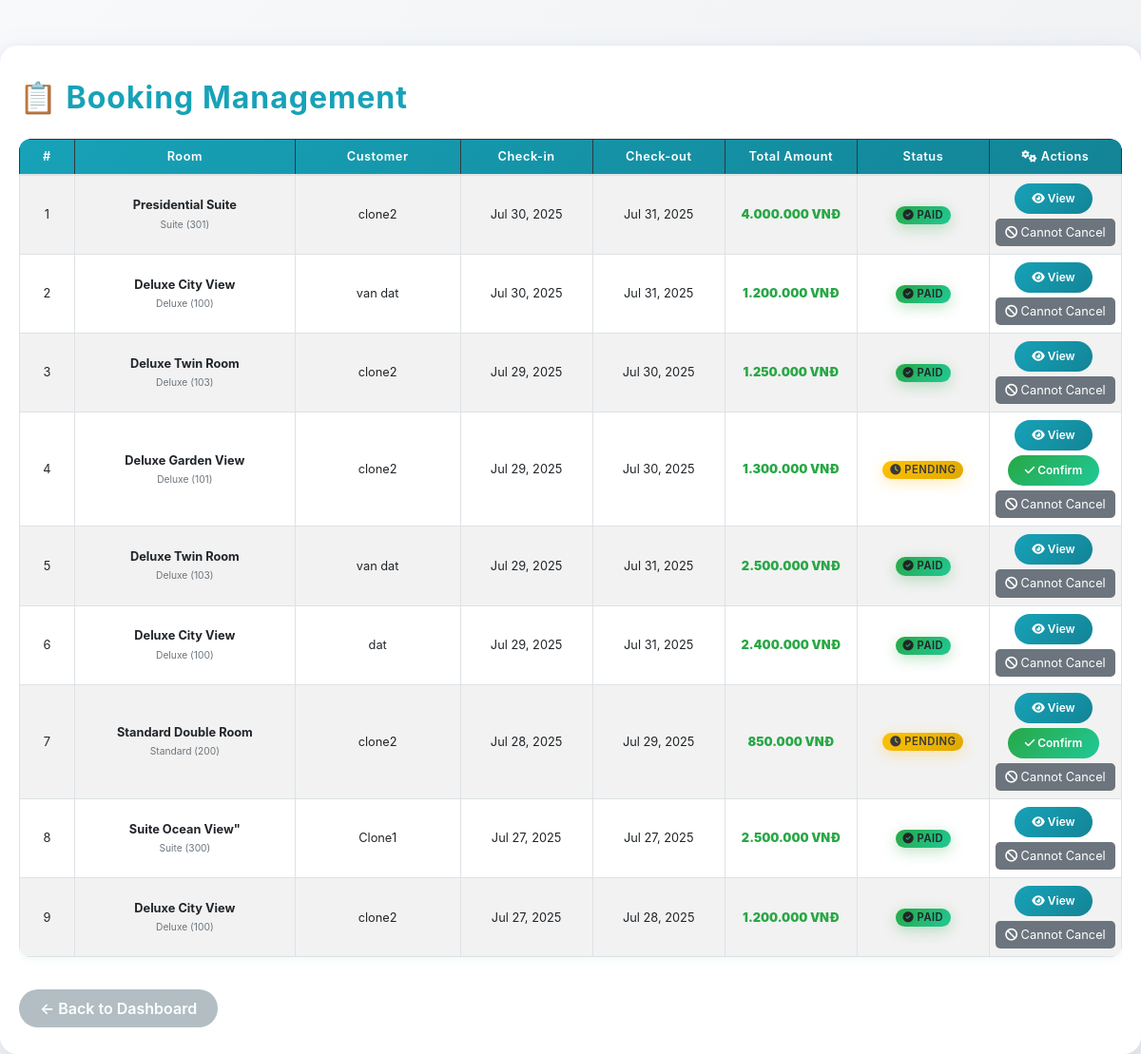
The app's page /admin/booking_manage.php with its own data.
### tables this page shows
CREATE TABLE `Reservation` (
  `ReservationID` int NOT NULL AUTO_INCREMENT,
  `ReservationDate` datetime NOT NULL DEFAULT CURRENT_TIMESTAMP,
  `CheckInDate` date NOT NULL,
  `CheckOutDate` date NOT NULL,
  `TotalAmount` decimal(10,2) NOT NULL,
  `AccountID` int NOT NULL,
  `RoomID` int NOT NULL,
  `PromotionID` int DEFAULT NULL,
  `ActualCheckOutDate` date DEFAULT NULL,
  PRIMARY KEY (`ReservationID`),
  KEY `RoomID` (`RoomID`),
  KEY `PromotionID` (`PromotionID`),
  KEY `idx_reservation_dates` (`CheckInDate`,`CheckOutDate`),
  KEY `idx_reservation_account` (`AccountID`),
  CONSTRAINT `Reservation_ibfk_1` FOREIGN KEY (`AccountID`) REFERENCES `Account` (`AccountID`) ON DELETE RESTRICT,
  CONSTRAINT `Reservation_ibfk_2` FOREIGN KEY (`RoomID`) REFERENCES `Room` (`RoomID`) ON DELETE RESTRICT,
  CONSTRAINT `Reservation_ibfk_3` FOREIGN KEY (`PromotionID`) REFERENCES `Promotion` (`PromotionID`) ON DELETE SET NULL
);

CREATE TABLE `Room` (
  `RoomID` int NOT NULL AUTO_INCREMENT,
  `RoomName` varchar(50) NOT NULL,
  `RoomNumber` varchar(10) NOT NULL,
  `PricePerNight` bigint unsigned DEFAULT NULL,
  `Status` enum('Available','Occupied','Maintenance','Reserved') DEFAULT 'Available',
  `RoomTypeID` int NOT NULL,
  `MaxGuests` int NOT NULL DEFAULT '2',
  `Description` text,
  PRIMARY KEY (`RoomID`),
  UNIQUE KEY `RoomNumber` (`RoomNumber`),
  KEY `idx_room_number` (`RoomNumber`),
  KEY `idx_room_status` (`Status`),
  KEY `idx_room_type` (`RoomTypeID`),
  CONSTRAINT `Room_ibfk_1` FOREIGN KEY (`RoomTypeID`) REFERENCES `RoomType` (`RoomTypeID`) ON DELETE RESTRICT
);

CREATE TABLE `RoomType` (
  `RoomTypeID` int NOT NULL AUTO_INCREMENT,
  `TypeName` varchar(50) NOT NULL,
  PRIMARY KEY (`RoomTypeID`),
  UNIQUE KEY `TypeName` (`TypeName`),
  KEY `idx_roomtype_name` (`TypeName`)
);

CREATE TABLE `Account` (
  `AccountID` int NOT NULL AUTO_INCREMENT,
  `Username` varchar(50) NOT NULL,
  `Password` varchar(255) NOT NULL,
  `Role` enum('Admin','Customer') DEFAULT NULL,
  `FullName` varchar(100) NOT NULL,
  `Gender` enum('Male','Female','Other') DEFAULT NULL,
  `Address` text,
  `Email` varchar(100) DEFAULT NULL,
  `PhoneNumber` varchar(20) DEFAULT NULL,
  PRIMARY KEY (`AccountID`),
  UNIQUE KEY `Username` (`Username`),
  UNIQUE KEY `Email` (`Email`),
  KEY `idx_account_username` (`Username`),
  KEY `idx_account_email` (`Email`)
);

### admin/booking_manage.php (the view, shortened to what this page needs)
<?php
require_once '../config.php';
$sql = "
SELECT
    r.ReservationID,
    r.RoomID,
    rm.RoomName,
    rm.RoomNumber,
    rm.Status,
    rt.TypeName,
    a.FullName,
    a.Email,
    a.PhoneNumber,
    r.CheckInDate,
    r.CheckOutDate,
    r.ActualCheckOutDate,
    r.TotalAmount,
    p.PaymentMethod,
    p.PaymentStatus
FROM Reservation r
JOIN Room rm ON r.RoomID = rm.RoomID
LEFT JOIN RoomType rt ON rm.RoomTypeID = rt.RoomTypeID
LEFT JOIN Account a ON r.AccountID = a.AccountID
LEFT JOIN Payment p ON p.ReservationID = r.ReservationID
ORDER BY r.CheckInDate DESC
";
$stmt = $pdo->query($sql);
$rooms = $stmt->fetchAll(PDO::FETCH_ASSOC);
?>
<!DOCTYPE html>
<html lang="vi">
<head>
    <link rel="stylesheet" href="../css/bootstrap.min.css">
    <link rel="stylesheet" href="https://cdnjs.cloudflare.com/ajax/libs/font-awesome/6.5.2/css/all.min.css">
</head>
<body>
<div class="container mt-5">
    <h2 class="mb-4">📋 Booking Management</h2>
    <div class="table-responsive">
        <table class="table table-bordered table-striped table-hover">
        <thead class="table-dark">
            <tr>
                <th>#</th>
                <th>Room</th>
                <th>Customer</th>
                <th>Check-in</th>
                <th>Check-out</th>
                <th>Total Amount</th>
                <th>Status</th>
                <th><i class="fas fa-cogs"></i> Actions</th>
            </tr>
        </thead>
        <tbody>
            <?php foreach ($rooms as $index => $room): ?>
            <tr>
                <td><?= $index + 1 ?></td>
                <td>
                    <div>
                        <strong><?= htmlspecialchars($room['RoomName']) ?></strong><br>
                        <small class="text-muted"><?= htmlspecialchars($room['TypeName']) ?> (<?= htmlspecialchars($room['RoomNumber']) ?>)</small>
                    </div>
                </td>
                <td><?= $room['FullName'] ?? '<em>No customer</em>' ?></td>
                <td><?= date('M d, Y', strtotime($room['CheckInDate'])) ?? '-' ?></td>
                <td><?= date('M d, Y', strtotime($room['CheckOutDate'])) ?? '-' ?></td>
                <td><strong><?= number_format($room['TotalAmount'] ?? 0, 0, ',', '.') ?> VNĐ</strong></td>
                <td style="white-space: nowrap;">
                    <?php
                    if ($room['PaymentStatus'] === 'Completed') {
                        echo '<span class="badge bg-success"><i class="fas fa-check-circle"></i> Paid</span>';
                    } elseif ($room['PaymentStatus'] && $room['PaymentStatus'] !== 'Completed') {
                        echo '<span class="badge bg-warning text-dark"><i class="fas fa-clock"></i> Pending</span>';
                    } else {
                        echo '<span class="badge bg-secondary"><i class="fas fa-times"></i> Empty</span>';
                    }
                    ?>
                </td>
                <td style="white-space: nowrap;">
    <div style="display: flex; flex-direction: column; gap: 5px; align-items: center;">
        <button type="button" class="btn btn-view btn-sm" onclick="viewBooking(<?= $room['ReservationID'] ?>, '<?= htmlspecialchars($room['RoomName'], ENT_QUOTES) ?>', '<?= htmlspecialchars($room['FullName'], ENT_QUOTES) ?>', '<?= $room['CheckInDate'] ?>', '<?= $room['CheckOutDate'] ?>', '<?= $room['PaymentMethod'] ?>', '<?= $room['PaymentStatus'] ?>', '<?= $room['TotalAmount'] ?? 0 ?>', '<?= htmlspecialchars($room['Email'], ENT_QUOTES) ?>', '<?= htmlspecialchars($room['PhoneNumber'], ENT_QUOTES) ?>', '<?= htmlspecialchars($room['TypeName'], ENT_QUOTES) ?>', '<?= htmlspecialchars($room['RoomNumber'], ENT_QUOTES) ?>')">
            <i class="fas fa-eye"></i> View
        </button>
        <?php if ($room['PaymentStatus'] !== 'Completed'): ?>
            <button type="button" class="btn btn-confirm btn-sm" onclick="confirmPayment(<?= $room['ReservationID'] ?>, '<?= htmlspecialchars($room['RoomName'], ENT_QUOTES) ?>', '<?= htmlspecialchars($room['FullName'], ENT_QUOTES) ?>')">
                <i class="fas fa-check"></i> Confirm
            </button>
        <?php endif; ?>
        <?php
        $today = date('Y-m-d');
        $checkin_date = $room['CheckInDate'];
        $can_cancel = ($checkin_date > $today && !$room['ActualCheckOutDate'] && $room['PaymentStatus'] !== 'Completed');
        ?>
        <?php if ($can_cancel): ?>
            <button type="button" class="btn-cancel" onclick="cancelBooking(<?= $room['ReservationID'] ?>, '<?= htmlspecialchars($room['RoomName'], ENT_QUOTES) ?>', '<?= htmlspecialchars($room['FullName'], ENT_QUOTES) ?>')" title="Cancel Booking">
                <i class="fas fa-times"></i> Cancel
            </button>
        <?php else: ?>
            <button class="btn-cancel" disabled title="Cannot cancel - booking has started, completed, or payment confirmed">
                <i class="fas fa-ban"></i> Cannot Cancel
            </button>
        <?php endif; ?>
    </div>
</td>
            </tr>
            <?php endforeach; ?>
        </tbody>
    </table>
    </div>
    <a href="../admin_dashboard.php" class="btn btn-secondary">← Back to Dashboard</a>
</div>
</body>
</html>

### admin/booking_manage.php (style rules this page uses)
body { background: linear-gradient(135deg, #f8f9fa 0%, #e9ecef 100%); min-height: 100vh; font-family: 'Inter', Arial, sans-serif; }
.container { background: #fff; border-radius: 18px; box-shadow: 0 8px 32px rgba(102, 126, 234, 0.10), 0 1.5px 8px rgba(118, 75, 162, 0.08); padding: 36px 20px 28px 20px; margin-top: 40px; margin-bottom: 40px; max-width: 100%; }
h2 { font-weight: 700; color: #17a2b8; letter-spacing: 1px; }
.btn-success, .btn-secondary { border-radius: 25px; font-weight: 600; font-size: 0.95rem; padding: 7px 18px; margin-right: 4px; }
.btn-secondary { background: #b2bec3; color: #fff; border: none; }
.table { background: #fff; border-radius: 12px; overflow: hidden; box-shadow: 0 2px 8px rgba(23, 162, 184, 0.07); }
.table thead { background: linear-gradient(135deg, #17a2b8 0%, #138496 100%); color: #fff; }
.table th, .table td { vertical-align: middle !important; text-align: center; padding: 10px 6px; word-wrap: break-word; overflow-wrap: break-word; }
.table { width: 100%; table-layout: fixed; }
.table-responsive { border-radius: 12px; }
.table th:nth-child(1), .table td:nth-child(1) { width: 5%; }
.table th:nth-child(2), .table td:nth-child(2) { width: 20%; }
.table th:nth-child(3), .table td:nth-child(3) { width: 15%; }
.table th:nth-child(4), .table td:nth-child(4) { width: 12%; }
.table th:nth-child(5), .table td:nth-child(5) { width: 12%; }
.table th:nth-child(6), { width: 12%; font-weight: 600; color:rgb(255, 255, 255); }
.table td:nth-child(6) { width: 12%; font-weight: 600; color: #28a745; }
.table th:nth-child(7), .table td:nth-child(7) { width: 12%; }
.table th:nth-child(8), .table td:nth-child(8) { width: 12%; }
.table th { font-size: 1.05rem; font-weight: 600; letter-spacing: 0.5px; }
.table td { font-size: 0.98rem; }
.badge { border-radius: 20px; padding: 8px 15px; font-size: 0.8rem; font-weight: 600; text-transform: uppercase; letter-spacing: 0.5px; }
.badge.bg-success { background: linear-gradient(135deg, #28a745 0%, #20c997 100%); box-shadow: 0 4px 15px rgba(40, 167, 69, 0.3); }
.badge.bg-warning { background: linear-gradient(135deg, #ffc107 0%, #e0a800 100%); box-shadow: 0 4px 15px rgba(255, 193, 7, 0.3); }
a.btn-secondary { margin-top: 18px; border-radius: 25px; font-weight: 600; padding: 8px 22px; font-size: 1rem; }
@media (max-width: 1200px) { .table th, .table td { font-size: 0.8rem; padding: 8px 4px; } }
@media (max-width: 1200px) { .btn-sm { padding: 4px 8px; font-size: 0.75rem; } }
@media (max-width: 1200px) { .badge { font-size: 0.7rem; padding: 4px 8px; } }
.btn-cancel { background: #dc3545; color: white; border: none; padding: 5px 10px; border-radius: 5px; font-size: 0.8rem; cursor: pointer; transition: all 0.3s ease; }
.btn-cancel:disabled { background: #6c757d; cursor: not-allowed; transform: none; }
.btn-view { background: linear-gradient(135deg, #17a2b8 0%, #138496 100%); border: none; border-radius: 25px; font-weight: 600; padding: 7px 18px; margin-right: 4px; color: #fff; }
.btn-confirm { background: linear-gradient(135deg, #28a745 0%, #20c997 100%); border: none; border-radius: 25px; font-weight: 600; padding: 7px 18px; margin-right: 4px; color: #fff; }

### records on screen
reservation: RoomID.RoomName "Presidential Suite", roomtype.TypeName "Suite", RoomID.RoomNumber "301", AccountID.FullName "clone2", CheckInDate "Jul 30, 2025", CheckOutDate "Jul 31, 2025", TotalAmount "4.000.000", shows "PAID", shows "Cannot Cancel"
reservation: RoomID.RoomName "Deluxe City View", roomtype.TypeName "Deluxe", RoomID.RoomNumber "100", AccountID.FullName "van dat", CheckInDate "Jul 30, 2025", CheckOutDate "Jul 31, 2025", TotalAmount "1.200.000", shows "PAID", shows "Cannot Cancel"
reservation: RoomID.RoomName "Deluxe Twin Room", roomtype.TypeName "Deluxe", RoomID.RoomNumber "103", AccountID.FullName "clone2", CheckInDate "Jul 29, 2025", CheckOutDate "Jul 30, 2025", TotalAmount "1.250.000", shows "PAID", shows "Cannot Cancel"
reservation: RoomID.RoomName "Deluxe Garden View", roomtype.TypeName "Deluxe", RoomID.RoomNumber "101", AccountID.FullName "clone2", CheckInDate "Jul 29, 2025", CheckOutDate "Jul 30, 2025", TotalAmount "1.300.000", shows "PENDING", shows "Cannot Cancel"
reservation: RoomID.RoomName "Deluxe Twin Room", roomtype.TypeName "Deluxe", RoomID.RoomNumber "103", AccountID.FullName "van dat", CheckInDate "Jul 29, 2025", CheckOutDate "Jul 31, 2025", TotalAmount "2.500.000", shows "PAID", shows "Cannot Cancel"
reservation: RoomID.RoomName "Deluxe City View", roomtype.TypeName "Deluxe", RoomID.RoomNumber "100", AccountID.FullName "dat", CheckInDate "Jul 29, 2025", CheckOutDate "Jul 31, 2025", TotalAmount "2.400.000", shows "PAID", shows "Cannot Cancel"
reservation: RoomID.RoomName "Standard Double Room", roomtype.TypeName "Standard", RoomID.RoomNumber "200", AccountID.FullName "clone2", CheckInDate "Jul 28, 2025", CheckOutDate "Jul 29, 2025", TotalAmount "850.000", shows "PENDING", shows "Cannot Cancel"
reservation: RoomID.RoomName "Suite Ocean View\"", roomtype.TypeName "Suite", RoomID.RoomNumber "300", AccountID.FullName "Clone1", CheckInDate "Jul 27, 2025", CheckOutDate "Jul 27, 2025", TotalAmount "2.500.000", shows "PAID", shows "Cannot Cancel"
reservation: RoomID.RoomName "Deluxe City View", roomtype.TypeName "Deluxe", RoomID.RoomNumber "100", AccountID.FullName "clone2", CheckInDate "Jul 27, 2025", CheckOutDate "Jul 28, 2025", TotalAmount "1.200.000", shows "PAID", shows "Cannot Cancel"
